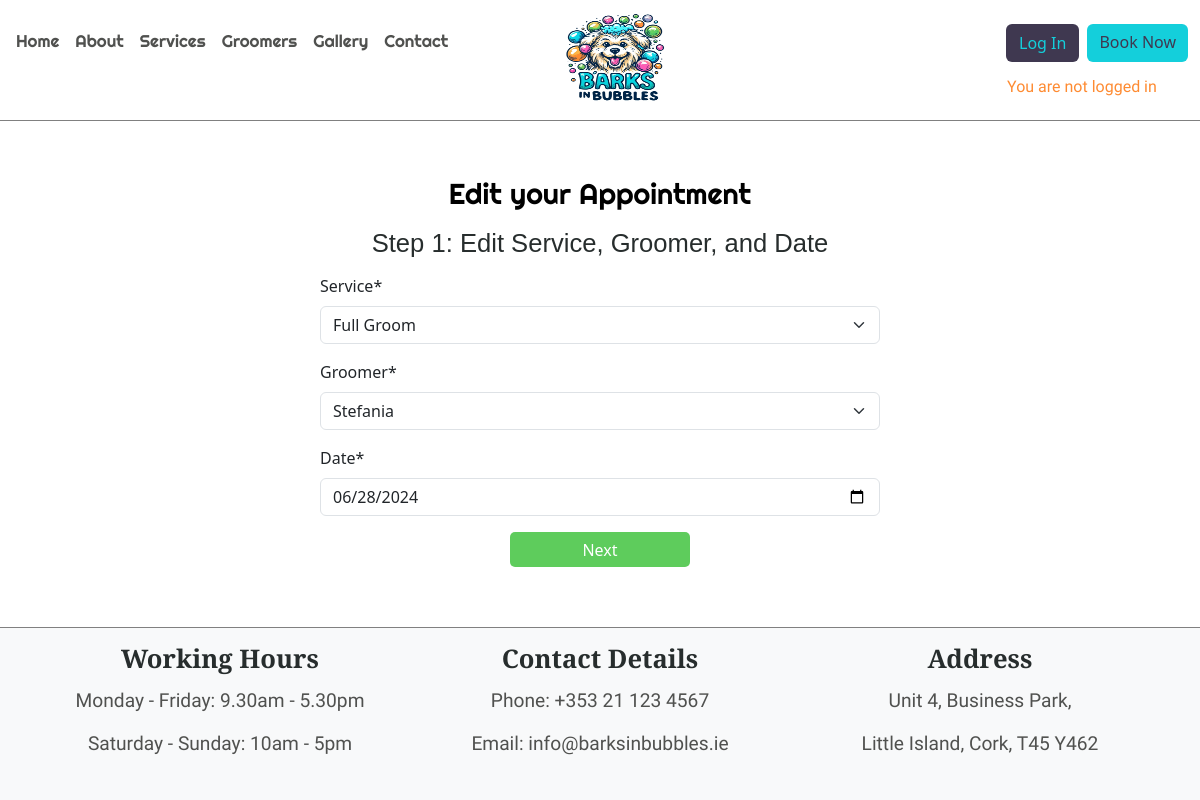
The page /appointment/edit_appointment_step_one/8/ on the database its author committed.
### appointment/models.py (models this page shows, shortened)
class Appointment(models.Model):
    STATUS_CHOICES = [
        ('scheduled', 'Scheduled'),
        ('completed', 'Completed'),
        ('cancelled', 'Cancelled'),
    ]
    user = models.ForeignKey(User, on_delete=models.CASCADE)
    service = models.ForeignKey(Services, on_delete=models.CASCADE)
    groomer = models.ForeignKey(Groomers, on_delete=models.CASCADE)
    date = models.DateField(default=timezone.now)
    time = models.TimeField(default=time(9, 0))
    status = models.CharField(max_length=10,
                              choices=STATUS_CHOICES, default='scheduled')
    created_at = models.DateTimeField(auto_now_add=True)

### appointment/views.py (the view)
# urls.py: path('edit_appointment_step_one/<int:appointment_id>/',
def edit_appointment_step_one(request, appointment_id):
    appointment = get_object_or_404(Appointment, id=appointment_id)
    if request.method == 'POST':
        form_step_one = StepOneForm(data=request.POST, instance=appointment)
        if form_step_one.is_valid():
            request.session['edit_appointment_id'] = appointment_id
            request.session['service_id'] = (
                form_step_one.cleaned_data['service'].id
                )
            request.session['groomer_id'] = (
                form_step_one.cleaned_data['groomer'].id
                )
            request.session['date'] = (
                form_step_one.cleaned_data['date'].strftime('%Y-%m-%d')
            )
            return redirect('edit_appointment_step_two')
    else:
        form_step_one = StepOneForm(instance=appointment)
    return render(
        request,
        "appointment/edit_appointment_step_one.html",
        {'form_step_one': form_step_one,
         'appointment_id': appointment_id})

### appointment/forms.py (shortened to what this page needs)
class StepOneForm(forms.ModelForm):
    date = forms.DateField(widget=forms.DateInput(attrs={'type': 'date'}))
    class Meta:
        model = Appointment
        fields = ('service', 'groomer', 'date',)
    """
    Prevent date booking in the pasr or
    more than 90 days in advance
    Source:
    https://stackoverflow.com/questions/4941974/
    django-how-to-set-datefield-to-only-accept-today-future-dates
    """

### groomers/models.py (called while the page is built)
    def __str__(self):
        return self.name

### home/models.py (called while the page is built)
    def __str__(self):
        return self.name

### appointment/templates/appointment/edit_appointment_step_one.html (shortened to what this page needs)
{% extends 'base.html' %}
{% load static %}
{% load crispy_forms_tags %}
{% block content %}
<div class="container-fluid mt-4">
    <div class="row justify-content-center mx-1">
        <div class="col-9 col-md-6 m-3">
            <h1 class="text-center my-3">Edit your Appointment</h1>
            <h5 class="text-center my-3">Step 1: Edit Service, Groomer, and Date</h5>
            <form method="post">
                {{ form_step_one | crispy }}
                <div class="d-flex justify-content-center">
                    <button class="btn-appointment" type="submit">Next</button>
                </div>
            </form>
        </div>
    </div>
</div>
{% endblock %}

### static/css/style.css (style rules this page uses)
body { background-color: #ffff; }
h1 { font-family: "Righteous", sans-serif !important; font-size: 150% !important; color: black; }
h5, h6 { font-family: "Cormorant Upright", sans-serif !important; font-size: 160% !important; color: #272D2D; }
.btn-contact, .btn-appointment, .btn-edit { background-color: #5ecc5c; height: 35px; width: 100px; border-radius: 5px; color: #ffffff; border: none; }
.btn-appointment { width: 180px; }
@media screen and (min-width: 320px) { html { scroll-padding-top: 260px; } }
@media screen and (min-width: 320px) { h1 { font-family: "Righteous", sans-serif !important; font-size: 180% !important; } }
@media screen and (min-width: 576px) { html { scroll-padding-top: 150px; } }
@media screen and (min-width: 992px) { html { scroll-padding-top: 145px; } }

### rows shown on the page
Appointment: service "Full Groom", groomer "Stefania", date "06/28/2024"
